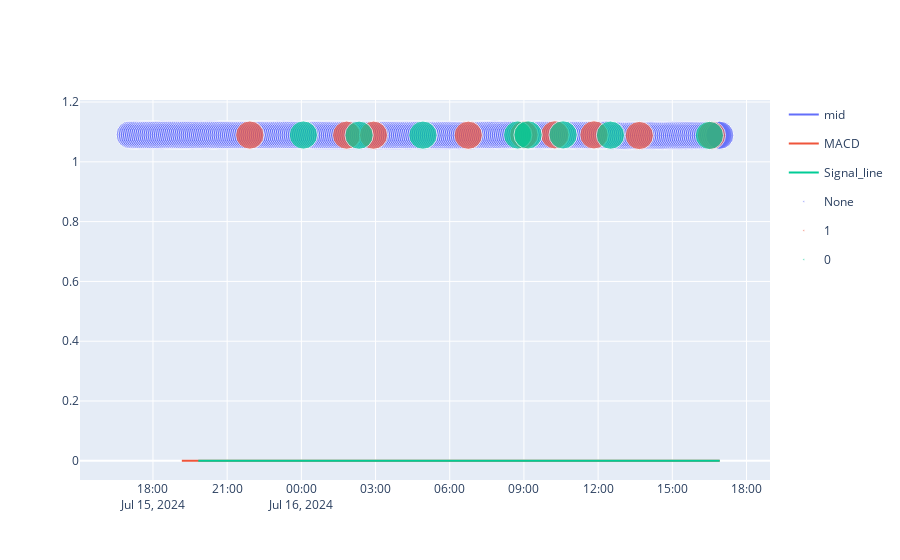

The cell this chart's notebook holds for it:
### Code cell
is_signal_col = lambda name: 'mid' in name or 'quote' in name or 'SMA' in name or 'RSI' in name or 'MACD' in name or 'Signal' in name
line = px.line(nd, x = 'timeStamp', y = [col for col in nd.columns if is_signal_col(col)])
scatter = px.scatter(nd, x = 'timeStamp', y='mid', color='macd_signal', size='mid' )
plot = go.Figure(data=line.data + scatter.data)
plot.show()

### Figure 1 — Plotly figure (JSON) as saved in the notebook; plotly's stock layout.template omitted (floating-point values rounded to 4 significant figures; data arrays with more than 128 entries replaced by an {"elided": "..."} marker saying what was removed)
{"data": [{"hovertemplate": "variable=mid<br>timeStamp=%{x}<br>value=%{y}<extra></extra>", "legendgroup": "mid", "line": {"color": "#636efa", "dash": "solid"}, "marker": {"symbol": "circle"}, "mode": "lines", "name": "mid", "orientation": "v", "showlegend": true, "type": "scatter", "x": {"elided": "287 str values"}, "xaxis": "x", "y": {"elided": "287 float values"}, "yaxis": "y"}, {"hovertemplate": "variable=MACD<br>timeStamp=%{x}<br>value=%{y}<extra></extra>", "legendgroup": "MACD", "line": {"color": "#EF553B", "dash": "solid"}, "marker": {"symbol": "circle"}, "mode": "lines", "name": "MACD", "orientation": "v", "showlegend": true, "type": "scatter", "x": {"elided": "287 str values"}, "xaxis": "x", "y": {"elided": "287 float values"}, "yaxis": "y"}, {"hovertemplate": "variable=Signal_line<br>timeStamp=%{x}<br>value=%{y}<extra></extra>", "legendgroup": "Signal_line", "line": {"color": "#00cc96", "dash": "solid"}, "marker": {"symbol": "circle"}, "mode": "lines", "name": "Signal_line", "orientation": "v", "showlegend": true, "type": "scatter", "x": {"elided": "287 str values"}, "xaxis": "x", "y": {"elided": "287 float values"}, "yaxis": "y"}, {"hovertemplate": "macd_signal=None<br>timeStamp=%{x}<br>mid=%{marker.size}<extra></extra>", "legendgroup": "None", "marker": {"color": "#636efa", "size": {"elided": "270 float values"}, "sizemode": "area", "sizeref": 0.002726, "symbol": "circle"}, "mode": "markers", "name": "None", "orientation": "v", "showlegend": true, "type": "scatter", "x": {"elided": "270 str values"}, "xaxis": "x", "y": {"elided": "270 float values"}, "yaxis": "y"}, {"hovertemplate": "macd_signal=1<br>timeStamp=%{x}<br>mid=%{marker.size}<extra></extra>", "legendgroup": "1", "marker": {"color": "#EF553B", "size": [1.09, 1.089, 1.089, 1.089, 1.09, 1.09, 1.09, 1.088, 1.088], "sizemode": "area", "sizeref": 0.002726, "symbol": "circle"}, "mode": "markers", "name": "1", "orientation": "v", "showlegend": true, "type": "scatter", "x": ["2024-07-15 21:55", "2024-07-16 01:50", "2024-07-16 02:55", "2024-07-16 06:45", "2024-07-16 09:00", "2024-07-16 10:15", "2024-07-16 11:50", "2024-07-16 13:40", "2024-07-16 16:35"], "xaxis": "x", "y": [1.09, 1.089, 1.089, 1.089, 1.09, 1.09, 1.09, 1.088, 1.088], "yaxis": "y"}, {"hovertemplate": "macd_signal=0<br>timeStamp=%{x}<br>mid=%{marker.size}<extra></extra>", "legendgroup": "0", "marker": {"color": "#00cc96", "size": [1.09, 1.089, 1.089, 1.09, 1.09, 1.09, 1.089, 1.088], "sizemode": "area", "sizeref": 0.002726, "symbol": "circle"}, "mode": "markers", "name": "0", "orientation": "v", "showlegend": true, "type": "scatter", "x": ["2024-07-16 00:05", "2024-07-16 02:20", "2024-07-16 04:55", "2024-07-16 08:45", "2024-07-16 09:10", "2024-07-16 10:35", "2024-07-16 12:30", "2024-07-16 16:30"], "xaxis": "x", "y": [1.09, 1.089, 1.089, 1.09, 1.09, 1.09, 1.089, 1.088], "yaxis": "y"}], "layout": {}}
